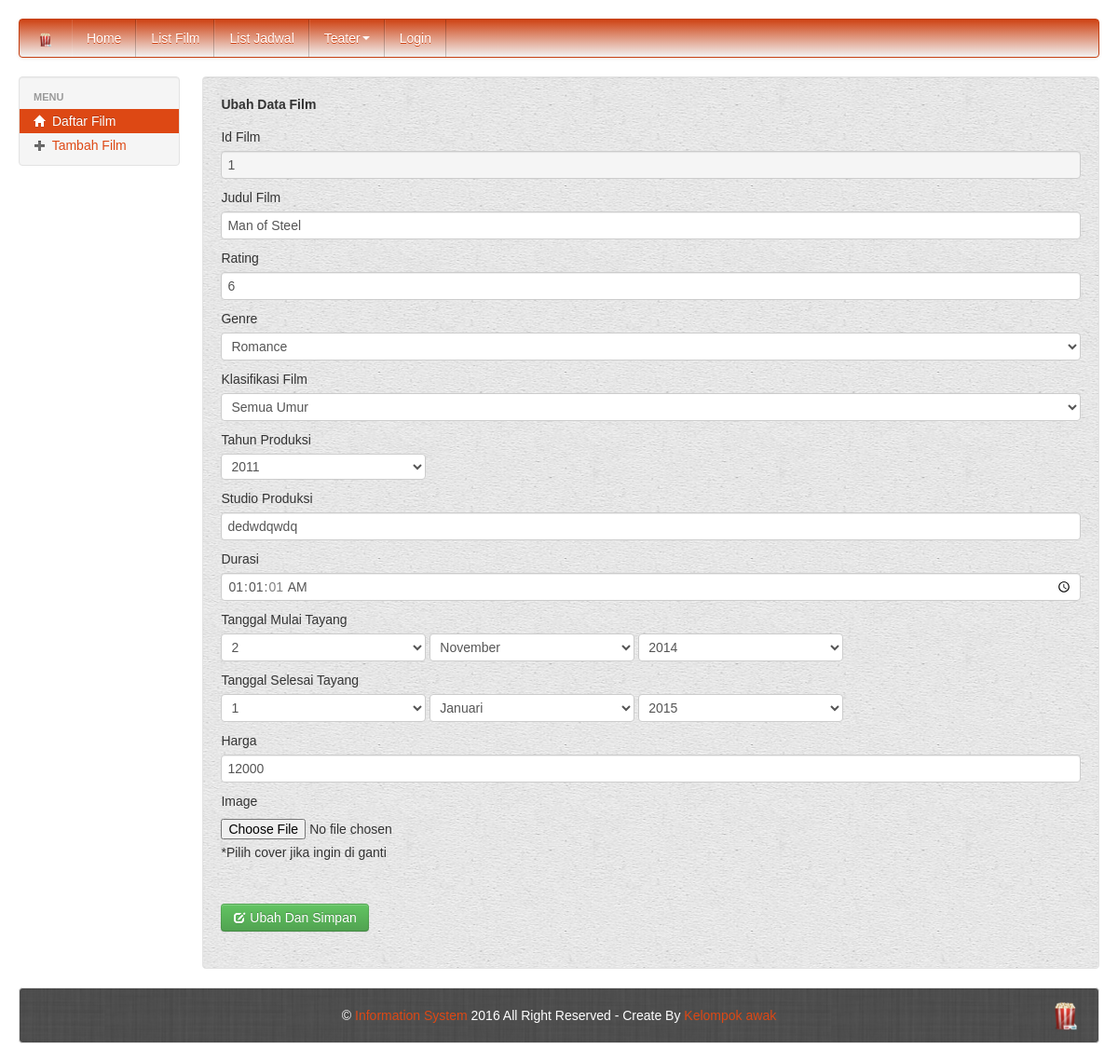
Screenshot of /film_edit.php?id_film=1 with the database file from the repository.
### tables this page shows
CREATE TABLE IF NOT EXISTS `film` (
  `id_film` int(11) NOT NULL,
  `judul_film` varchar(64) NOT NULL,
  `rating` float NOT NULL,
  `kode_genre` int(11) NOT NULL,
  `kode_klasifikasi_film` int(11) NOT NULL,
  `tahun_produksi` year(4) NOT NULL,
  `studio_produksi` varchar(32) NOT NULL,
  `durasi` time NOT NULL,
  `tanggal_mulai` date NOT NULL,
  `tanggal_selesai` date NOT NULL,
  `image` varchar(128) NOT NULL,
  `harga` int(11) NOT NULL,
  PRIMARY KEY (`id_film`),
  KEY `klasifikasi_film_film_fk` (`kode_klasifikasi_film`),
  KEY `genre_film_fk` (`kode_genre`)
);

### film_edit.php (the view, shortened to what this page needs)
<?PHP
if (isset($_GET['id_film'])){
$id_film = abs((int)$_GET['id_film']);
$sql = mysql_query("select * from film join genre on film.kode_genre=genre.kode_genre join klasifikasi_film on film.kode_klasifikasi_film=klasifikasi_film.kode_klasifikasi_film where id_film='$id_film'");
$data_film = mysql_fetch_array($sql);
$id_film = $data_film['id_film'];
$judul = $data_film['judul_film'];
$rating = $data_film['rating'];
$genre = $data_film['nama_genre'];
$klas = $data_film['nama_klasifikasi'];
$thn = $data_film['tahun_produksi'];
$studio = $data_film['studio_produksi'];
$durasi = $data_film['durasi'];
$tgmulai = $data_film['tanggal_mulai'];
$tgselesai = $data_film['tanggal_selesai'];
$harga = $data_film['harga'];
}else{
header("location:film_index.php");
}
?>
<!DOCTYPE html>
<html>
<head>
<link rel='stylesheet' type='text/css' href='bootstrap/bootstrap.css'/>
<link rel='stylesheet' type='text/css' href='bootstrap/megasoft.css'/>
<body>
<div class='container-fluid' style='margin-top:20px;'>
	<?PHP include("inc/navbar.php"); ?>
	<div class='row-fluid'>
	<div class='span2'>
		<div class="well" style="padding: 8px 0;">
			<ul class="nav nav-list">
			  <li class="nav-header">Menu</li>
			  <li class='active'><a href="film_index.php"><i class="icon icon-home"></i> Daftar Film</a></li>
			  <li><a href="film_create.php"><i class="icon icon-plus"></i> Tambah Film</a></li>
			</ul>
		</div>
	</div>
	<div class='span10'>
	<div class='well' style='background:url(<?PHP echo "bootstrap/body8.png"; ?>) fixed center;'>
		<b>Ubah Data Film</b>
		<p style='margin-top:15px;'>
		<form action='film_edit_process.php' enctype='multipart/form-data' method='post'>
			<label>Id Film</label>
			<input readonly type='text' name='id_film_e' value='<?PHP echo $id_film; ?>' class='span12'>
			<label>Judul Film</label>
			<input required type='text' name='judul_film_e' value='<?PHP echo $judul; ?>' class='span12'>
			<label>Rating</label>
			<input required type='text' name='rating_e' value='<?PHP echo $rating; ?>' class='span12'>
			<label>Genre</label>
			<select name='kode_genre_e' class='span12'>
			<?PHP
			$sql_g = mysql_query("select * from genre");
			while($dt_g = mysql_fetch_array($sql_g)){
			if ($genre==$dt_g['nama_genre']){
				echo "<option value=\"$dt_g[kode_genre]\" selected>$dt_g[nama_genre]</option>";}
			else {
				echo "<option value=\"$dt_g[kode_genre]\">$dt_g[nama_genre]</option>";}
			}
			?>
			</select>
			<label>Klasifikasi Film</label>
			<select name='kode_klasifikasi_film_e' class='span12'>
			<?PHP
			$sql_k = mysql_query("select * from klasifikasi_film");
			while($dt_k = mysql_fetch_array($sql_k)){
			if ($klas==$dt_k['nama_klasifikasi']){
				echo "<option value=\"$dt_k[kode_klasifikasi_film]\" selected>$dt_k[nama_klasifikasi]</option>";}
			else {
				echo "<option value=\"$dt_k[kode_klasifikasi_film]\">$dt_k[nama_klasifikasi]</option>";}
			}
			?>
			</select>
			<label>Tahun Produksi</label>
			<select name="tahun_produksi_e" size="1" id="thn">
            <?php
            for ($i=1990;$i<=2014;$i++)
             {
                if($thn==$i) {
                    echo "<option value=".$i." selected>".$i."</option>";
                } else {
                    echo "<option value=".$i.">".$i."</option>";
                }
             }
			?>
            </select></td>
			<label>Studio Produksi</label>
			<input type='text' name='studio_produksi_e' value='<?PHP echo $studio; ?>' class='span12'>
			<label>Durasi</label>
			<input required type='time' name='durasi_e' value='<?PHP echo $durasi; ?>' class='span12'>
			<label>Tanggal Mulai Tayang</label>
			<?php list($thn_mulai,$bln_mulai,$tgl_mulai) = explode('-',$tgmulai); ?>
			<select name="tgl_mulai">
            <?php
             for ($i=1;$i<=31;$i++)
             {
                if($tgl_mulai==$i) {
                    echo "<option value=".$i." selected>".$i."</option>";
                } else {
                    echo "<option value=".$i.">".$i."</option>";
                }
             }
			?>
            </select>
			<select name="bln_mulai">
            <?php
             $namabulan=array("","Januari","Februari","Maret","April","Mei","Juni","Juli","Agustus","September","Oktober","November","Desember");
             for ($i=1;$i<=12;$i++)
             {
                if($bln_mulai==$i) {
                    echo "<option value=".$i." selected>".$namabulan[$i]."</option>";
                } else {
                    echo "<option value=".$i.">".$namabulan[$i]."</option>";
                }
             }
			?>
            </select>
			<select name="thn_mulai">
            <?php
             for ($i=2014;$i<=2019;$i++)
             {
                if($thn_mulai==$i) {
                    echo "<option value=".$i." selected>".$i."</option>";
                } else {
                    echo "<option value=".$i.">".$i."</option>";
                }
             }
			?>
            </select></td>
			<label>Tanggal Selesai Tayang</label>
			<?php list($thn_selesai,$bln_selesai,$tgl_selesai) = explode('-',$tgselesai); ?>
			<select name="tgl_selesai">
            <?php
             for ($i=1;$i<=31;$i++)
             {
                if($tgl_selesai==$i) {
                    echo "<option value=".$i." selected>".$i."</option>";
                } else {
                    echo "<option value=".$i.">".$i."</option>";
                }
             }
			?>
            </select>
			<select name="bln_selesai">
            <?php
             $namabulan=array("","Januari","Februari","Maret","April","Mei","Juni","Juli","Agustus","September","Oktober","November","Desember");
             for ($i=1;$i<=12;$i++)
             {
                if($bln_selesai==$i) {
                    echo "<option value=".$i." selected>".$namabulan[$i]."</option>";
                } else {
                    echo "<option value=".$i.">".$namabulan[$i]."</option>";
                }
             }
			?>
            </select>
			<select name="thn_selesai">
            <?php
             for ($i=2014;$i<=2019;$i++)
             {
                if($thn_selesai==$i) {
                    echo "<option value=".$i." selected>".$i."</option>";
                } else {
                    echo "<option value=".$i.">".$i."</option>";
                }
             }
			?>
            </select>
			<label>Harga</label>
			<input required type='number' name='harga_e' value='<?PHP echo $harga; ?>' class='span12'>
			<label>Image</label>
			<input type='file' name='image'  class='span12' id='image'><label>*Pilih cover jika ingin di ganti</label>
			<br></br>
			<button class='btn btn-success'><i class='icon icon-white icon-edit'></i> Ubah Dan Simpan</button>
		</form>
		</p>
	</div>
	</div>
	<?PHP include("inc/footer.php"); ?>
</div>
</div>
</body>
</html>

### rows the page displays
film: id_film_e "1", judul_film_e "Man of Steel", rating_e "6", tahun_produksi_e "2011", studio_produksi_e "dedwdqwdq", durasi_e "01:01:01", harga_e "12000"

### other values shown
form field kode_genre_e "Romance"
form field kode_klasifikasi_film_e "Semua Umur"
form field tgl_mulai "2"
form field bln_mulai "November"
form field thn_mulai "2014"
form field tgl_selesai "1"
form field bln_selesai "Januari"
form field thn_selesai "2015"
